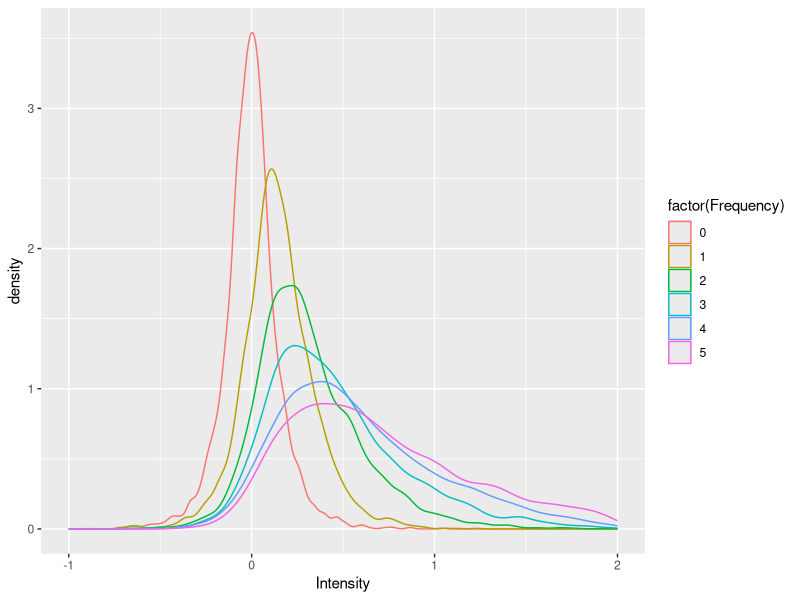
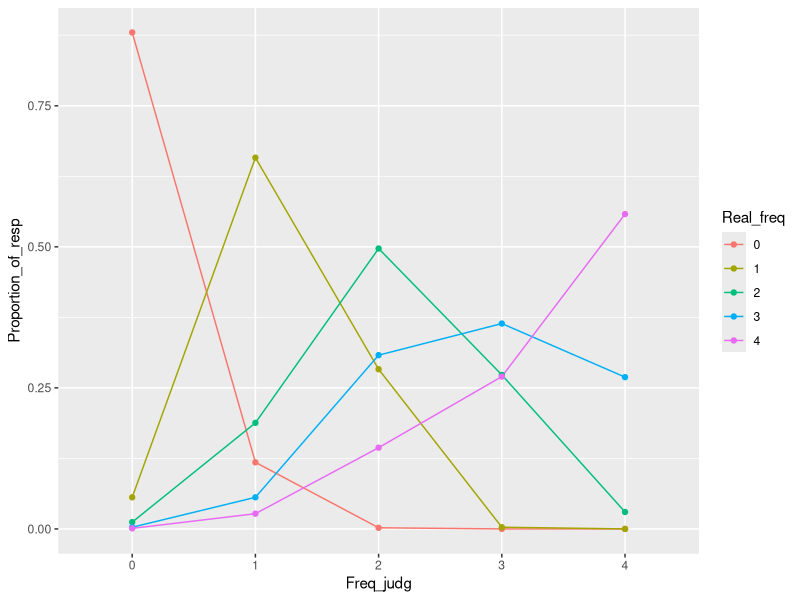

The R script that drew these images, in order:
## ---- chunk 1
library(tidyverse)
set.seed(30)

# Activation function (borrowed from Matt) for a single probe (i.e. a probe vector)

get_activations_3 <- function(probe, mem) {
  
  as.numeric(((probe %*% t(mem)) / rowSums(t((probe == 0) * t(mem == 0)) == 0))^3)
}

# Item generation function (borrowed from Matt)

generate_item <- function(item_size=20,prob=c(1/3,1/3,1/3)){
  item <- sample(c(1,0,-1),
           size = item_size,
           replace = TRUE,
           prob = prob)
  return(item)
}

# Item matrix (original, before applying learning rate) function

gen_item_matrix <- function(matrix_size = 20, item_size = 20, prob = c(1/3, 1/3, 1/3)) {
  item_matrix <- t(replicate(n = matrix_size, generate_item(item_size = item_size, prob = prob)))
  return(item_matrix)
}

# Form secondary memory -- create encoded matrix (i.e. apply learning rate) and input varying frequencies of items

gen_secondary_mem <- function(item_matrix, l_value = .5, max_num_of_copies = 5, num_of_traces_per_freq = 4) {
  learning_matrix <- replicate(n = ncol(item_matrix), sample(c(0,1), size = nrow(item_matrix), prob = c(1 - l_value, l_value), replace = TRUE))
  encoded_matrix <- item_matrix * learning_matrix
  
  freq_multiplier <- c()
  for (i in 1:max_num_of_copies) {
    current_multiplier <- rep(i, num_of_traces_per_freq)
    freq_multiplier <- c(freq_multiplier, current_multiplier)
  }
  secondary_memory <- c()
  for(i in 1:nrow(encoded_matrix)) {
    current_rows <- matrix(encoded_matrix[i , ], nrow = freq_multiplier[i], ncol = ncol(encoded_matrix), byrow = TRUE)
    secondary_memory <- rbind(secondary_memory, current_rows)
  }
 return(secondary_memory)
}

# Form probe matrix i.e. item_matrix + 4 more random items

gen_probes <- function(item_matrix, prob = c(1/3, 1/3, 1/3), max_num_of_copies = 5, num_of_traces_per_freq = 4) {
  random_items <- t(replicate(n = num_of_traces_per_freq, generate_item(item_size = ncol(item_matrix), prob = prob)))
  probe_matrix <- rbind(random_items, item_matrix)
  return(probe_matrix)
}

# Calculate activations for multiple probes

calc_activs_for_mult_probes <- function(probe_matrix, secondary_memory) {
  activations_matrix <- c()
  for(i in 1:nrow(probe_matrix)) {
    current_activs <- get_activations_3(probe_matrix[i, ], secondary_memory)
    activations_matrix <- rbind(activations_matrix, current_activs)
  }
  return(activations_matrix)
}

# Convert activations matrix to transformed intensity matrix ready for plotting

convert_to_intensity_mat <- function(activations_matrix, max_num_of_copies = 5, num_of_traces_per_freq = 4) {
  intensity_vector <- rowSums(activations_matrix)
  intensity_matrix <- matrix(intensity_vector, nrow = max_num_of_copies + 1, ncol = num_of_traces_per_freq, byrow = TRUE)
  return(intensity_matrix)
}
## ---- chunk 2
# Overall simulation function

sim_intensity_once <- function(matrix_size = 20, item_size = 20, prob = c(1/3, 1/3, 1/3), l_value = .5, max_num_of_copies = 5, num_of_traces_per_freq = 4) {
  item_matrix <- gen_item_matrix(matrix_size = matrix_size, item_size = item_size, prob = prob)
  secondary_memory <- gen_secondary_mem(item_matrix, l_value = l_value, max_num_of_copies = max_num_of_copies, num_of_traces_per_freq = num_of_traces_per_freq)
  probe_matrix <- gen_probes(item_matrix, prob = prob, max_num_of_copies = max_num_of_copies, num_of_traces_per_freq = num_of_traces_per_freq)
  activations_matrix <- calc_activs_for_mult_probes(probe_matrix, secondary_memory)
  intensity_matrix <- convert_to_intensity_mat(activations_matrix, max_num_of_copies = max_num_of_copies, num_of_traces_per_freq = num_of_traces_per_freq)
  return(intensity_matrix)
}

sim_intensity_multiple <- function(n_of_sim, matrix_size = 20, item_size = 20, prob = c(1/3, 1/3, 1/3), l_value = .5, max_num_of_copies = 5, num_of_traces_per_freq = 4) {
  raw_intensity_matrix <- c()
  for(i in 1:n_of_sim) {
    temp_intensity <- sim_intensity_once(matrix_size = matrix_size, item_size = item_size, prob = prob, l_value = l_value, max_num_of_copies = max_num_of_copies, num_of_traces_per_freq = num_of_traces_per_freq)
    raw_intensity_matrix <- cbind(raw_intensity_matrix, temp_intensity)
  }
  row_names <- as.data.frame(0:max_num_of_copies)
  names(row_names) <- "Frequency"
  intensity_df <- bind_cols(row_names, data.frame(raw_intensity_matrix)) %>%
      pivot_longer(!Frequency, names_to = "Drop", values_to = "Intensity") %>% select("Frequency", "Intensity")
  return(intensity_df)
}
## ---- chunk 3

df_intensity <- sim_intensity_multiple(1000)
ggplot(df_intensity, aes(x = Intensity, color = factor(Frequency))) + geom_density(show.legend = TRUE) + xlim(-1, 2)
## ---- chunk 4
intensity_df <- sim_intensity_multiple(250, matrix_size = 16, l_value = 0.8, max_num_of_copies = 4)
discrim_intensity_df <- intensity_df %>% mutate(freq_judgement = case_when(
  Intensity < 0.17 ~ 0,
  Intensity >= 0.17 & Intensity < 0.67 ~ 1,
  Intensity >= 0.67 & Intensity < 1.33 ~ 2,
  Intensity >= 1.33 & Intensity < 2 ~ 3,
  Intensity >= 2 ~ 4
))

freq_judgment_df <- data.frame(table(factor(discrim_intensity_df$Frequency, levels = 0:4), factor(discrim_intensity_df$freq_judgement, levels = 0:4))) %>% mutate(Freq = Freq/1000) %>% rename(Real_freq = Var1, Freq_judg = Var2, Proportion_of_resp = Freq)


## ---- chunk 5
ggplot(freq_judgment_df, aes(x = Freq_judg, y = Proportion_of_resp, group = Real_freq, color = Real_freq)) + geom_path() + geom_point()

